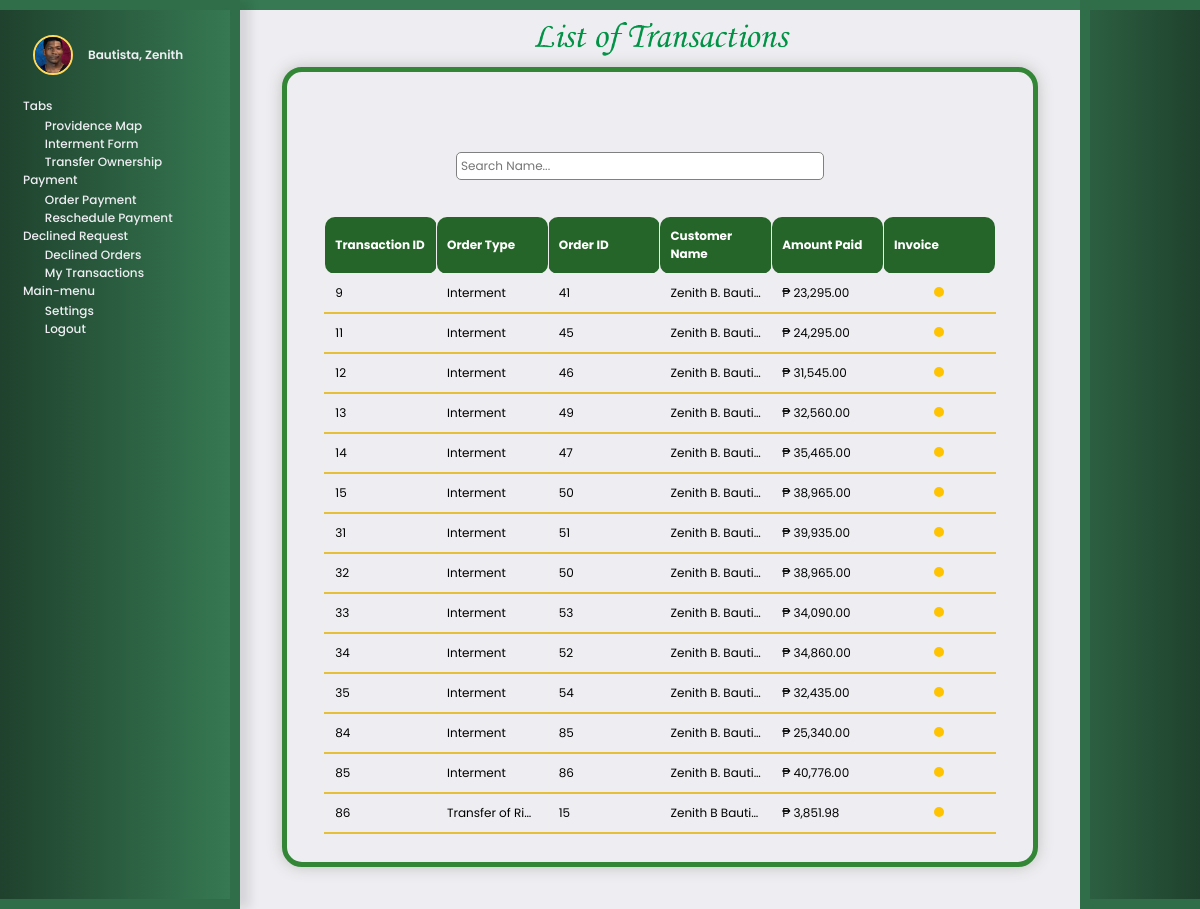
The page /customertransaction.php?Id=13 on the database its author committed.
### tables this page shows
CREATE TABLE `tbl_accounts` (
  `ACCOUNT_ID` int(11) NOT NULL,
  `NAME` varchar(50) NOT NULL,
  `EMAIL` varchar(100) NOT NULL,
  `LASTNAME` varchar(100) NOT NULL,
  `FIRSTNAME` varchar(100) NOT NULL,
  `MIDDLENAME` varchar(100) NOT NULL,
  `PASSWORD` varchar(50) NOT NULL,
  `CONTACT` varchar(50) NOT NULL,
  `ADDRESS` longtext NOT NULL,
  `POSITION` varchar(60) NOT NULL,
  `PROFILE` varchar(100) NOT NULL
);

CREATE TABLE `tbl_transaction` (
  `TRANSACTION_ID` int(11) NOT NULL,
  `ORDER_ID` varchar(1000) NOT NULL,
  `ORDER_TYPE` varchar(1000) NOT NULL,
  `CUSTOMER_ID` int(11) NOT NULL,
  `CUSTOMER_NAME` varchar(1000) NOT NULL,
  `PREPARED_BY` varchar(1000) NOT NULL,
  `PAYMENT_PRICE` varchar(1000) NOT NULL,
  `INVOICE_FILE` varchar(1000) NOT NULL
);

### customertransaction.php (the view, shortened to what this page needs)
<!DOCTYPE html>
<html>
<head>
    <link rel="stylesheet" href="customertransaction.css">
    <link rel="stylesheet" href="customertransaction_mediaquery.css">
    <link rel="stylesheet" href="customersidebar.css" type="text/css" />
</head>
<?php
include 'dbconnection.php';
$account_id = isset($_GET['Id']) ? intval($_GET['Id']) : 0;
if ($account_id > 0) {
    $query = "SELECT * FROM tbl_accounts WHERE ACCOUNT_ID = ?";
    $stmt = $conn->prepare($query);
    $stmt->bind_param("i", $account_id);
    $stmt->execute();
    $result = $stmt->get_result();
    if ($result->num_rows > 0) {
        $account = $result->fetch_assoc();
    } else {
        echo "Account not found.";
        exit;
    }
} else {
    echo "Invalid account ID.";
    exit;
}
?>
<div class="toggle-btn">
</div>
<body>
<?php
include "customeraside.php";
?>
<div class="internmentform">
<h1><img src="pictures/listoftransactions.png" alt=""></h1>
<div class="detailstable">
<model-viewer id="myModelViewer" src="3dmodels/transactions.gltf" alt="A 3D model of a walking character"
    shadow-intensity="3" ar animation-name="animation_name" autoplay="speed: 0.5"
    class="stats3dlogo" camera-orbit="35deg 90deg 5m">
</model-viewer>
<div class="search-bar">
        <input type="text" id="search-input" placeholder="Search Name..." onkeyup="filterTable()">
        <button type="button" onclick="filterTable()"><ion-icon name="search-outline"></ion-icon></button>
    </div>
<?php
include "dbconnection.php";
$sql = "SELECT * FROM tbl_transaction WHERE CUSTOMER_ID = '$account_id'";
$result = mysqli_query($conn, $sql);
echo "
<center>
<table border=1 id='product-table'>
    <thead>
           <th>Transaction ID</th>
            <th>Order Type</th>
            <th>Order ID</th>
            <th>Customer Name</th>
            <th>Amount Paid</th>
            <th>Prepared By</th>
            <th>Invoice</th>
    </thead>
    <tbody>
";
while ($row = mysqli_fetch_assoc($result)) {;
                        echo "
                        <tr class='clickable-row' >
                            <td>" . htmlspecialchars($row['TRANSACTION_ID']) . "</td>
                            <td>" . htmlspecialchars($row['ORDER_TYPE']) . "</td>
                            <td>" . htmlspecialchars($row['ORDER_ID']) . "</td>
                            <td>" . htmlspecialchars($row['CUSTOMER_NAME']) . "</td>
                            <td> ₱ " . htmlspecialchars($row['PAYMENT_PRICE']) . "</td>
                            <td>" . htmlspecialchars($row['PREPARED_BY']) . "</td>
<td style='text-align: center;'>
    <a href='".$row['INVOICE_FILE']."' target='_blank' class='document-link'>
        <ion-icon name='document'></ion-icon>
    </a>
</td>
                            </tr>";
                            }
                            echo "
                            </tbody>
                            </table>
                            </center>
                            ";
?>
</div>
</div>
	<div class="rightbackground">
        <model-viewer id="myModelViewer" src="3dmodels/accountlogorevised.gltf" alt="A 3D model of a walking character"
            shadow-intensity="0.5" ar animation-name="animation_name" autoplay="speed: 0.5"
            class="providence3dlogo" camera-orbit="180deg 90deg 150m">
        </model-viewer>
        <model-viewer id="myModelViewer" src="3dmodels/LOTOWNERTEXT.gltf" alt="A 3D model of a walking character"
            shadow-intensity="3" ar animation-name="animation_name" autoplay="speed: 0.5"
            class="admintext3d" camera-orbit="10deg 90deg 300m" camera-controls>
        </model-viewer>
    </div>
</body>
</html>

### customeraside.php
<aside class="sidebar">
	<div class="logo">
    <?php
    if(empty($account['PROFILE'])) {
        $default_profile_photo = "defaultprofile.jpeg";
        echo '<img src="profilepics/' . $default_profile_photo . '" alt="logo">';
    } else {
        echo '<img src="profilepics/' . htmlspecialchars($account['PROFILE']) . '" alt="logo">';
    }
    ?>
    <h2><?php echo htmlspecialchars($account['LASTNAME'] . ', ' . $account['FIRSTNAME']); ?></h2>
    </div>
        <div class="wrapper">
		<ul class="links">
            <ul>
                <h4>Tabs</h4>
                <li>
                    <span class="material-symbols-outlined"><ion-icon name="folder-outline"></ion-icon></span>
                    <a href="customermap.php?Id=<?php echo urlencode($_GET['Id']); ?>">Providence Map</a>
                </li>
                <li>
                    <span class="material-symbols-outlined"><ion-icon name="document-outline"></ion-icon></span>
                    <a href="intermentform.php?Id=<?php echo urlencode($_GET['Id']); ?>">Interment Form</a>
                </li>
                <li>
                    <span class="material-symbols-outlined"><ion-icon name="send-outline"></ion-icon></span>
                    <a href="transferownership.php?Id=<?php echo urlencode($_GET['Id']); ?>">Transfer Ownership</a>
                </li>
                <h4>Payment</h4>
                <li>
                    <span class="material-symbols-outlined"><ion-icon name="cash-outline"></ion-icon></span>
                    <a href="customerintermentpayment.php?Id=<?php echo urlencode($_GET['Id']); ?>">Order Payment</a>
                </li>
                <li>
                    <span class="material-symbols-outlined"><ion-icon name="calendar-number-outline"></ion-icon></span>
                    <a href="customer_reschedule_intermentpayment.php?Id=<?php echo urlencode($_GET['Id']); ?>">Reschedule Payment</a>
                </li>
                <h4>Declined Request</h4>
                <li>
                    <span class="material-symbols-outlined"><ion-icon name="alert-outline"></ion-icon></span>
                    <a href="customer_declinedinterment.php?Id=<?php echo urlencode($_GET['Id']); ?>">Declined Orders</a>
                </li>
                <li>
                    <span class="material-symbols-outlined"><ion-icon name="file-tray-full-outline"></ion-icon></span>
                    <a href="customertransaction.php?Id=<?php echo urlencode($_GET['Id']); ?>">My Transactions</a>
                </li>
                <h4>Main-menu</h4>
                <li>
				<span class="material-symbols-outlined"><ion-icon name="settings-outline"></ion-icon></span>
                    <a href="accountsettings.php?Id=<?php echo urlencode($_GET['Id']); ?>">Settings</a>
                </li>
                <li class="logout-link">
				<span class="material-symbols-outlined"><ion-icon name="log-out-outline"></ion-icon></span>
                    <a href="index.php">Logout</a>
                </li>
            </ul>
        </div>
    </aside>

### customertransaction_mediaquery.css (style rules this page uses)
:root { --darkgreen:#16423C; --green:#3da542; --semidarkgreen:#266529; --lightgreen:#7fd175; --black:#343131; --lightblack:#CACACA; --pureblack:#191919; --white:#eeeef2; --khaki:#FFF5E0; --yellow:#FFD95A; }
@media (max-width: 1680px) { .stats3dlogo { position: fixed; top: 1%; left: 5%; height: 22%; width: 14%; z-index: 1000; } }
@media (max-width: 1440px) { body { font-size: 14px; } }
@media (max-width: 1440px) { .stats3dlogo { position: fixed; top: 1%; left: 5%; height: 22%; width: 14%; z-index: 1000; } }
@media (max-width: 1280px) { body { font-size: 12px; } }
@media (max-width: 1280px) { .stats3dlogo { position: fixed; top: 1%; left: 5%; height: 22%; width: 14%; z-index: 1000; } }
@media (max-width: 1280px) { .search-bar input { padding: 4px; width: 50%; font-size: 12px; } }
@media (max-width: 1280px) { .search-bar button { font-size: 20px; } }

### customersidebar.css (style rules this page uses)
:root { --darkgreen:#16423C; --green:#3da542; --semidarkgreen:#266529; --lightgreen:#7fd175; --black:#343131; --lightblack:#CACACA; --pureblack:#191919; --white:#eeeef2; --khaki:#FFF5E0; --yellow:#FFD95A; }
@media (max-width: 1760px) { .logo img { width: 57px; height: 57px; } }
@media (max-width: 1760px) { .logo h2 { font-size: 16px; } }
@media (max-width: 1760px) { .sidebar .links { font-size: 16px; margin-top: 0%; } }
@media (max-width: 1600px) { .logo img { width: 55px; height: 55px; } }
@media (max-width: 1600px) { .logo h2 { font-size: 15px; } }
@media (max-width: 1600px) { .sidebar .links { font-size: 15px; margin-top: 0%; } }
@media (max-width: 1366px) { .logo { width: 80%; } }
@media (max-width: 1366px) { .logo img { width: 45px; height: 45px; } }
@media (max-width: 1366px) { .logo h2 { font-size: 14px; } }
@media (max-width: 1366px) { .sidebar { padding-left: 0; } }
@media (max-width: 1366px) { .wrapper { width: 80%; margin-top: 5%; } }
@media (max-width: 1366px) { .sidebar .links { font-size: 14px; margin-top: 0%; padding: 0; width: 100%; } }
@media (max-width: 1366px) { .sidebar .logo { color: #eeeef2; display: flex; align-items: center; padding: 25px 10px 15px; margin-bottom: 1%; } }
@media (max-width: 1366px) { .links h4 { margin-bottom: 1%; } }
@media (max-width: 1366px) { .links li a { padding: 0%; text-align: left; } }
@media (max-width: 1366px) { .links li { padding: 0%; width: 100%; } }
@media (max-width: 1366px) { .links li span { margin-right: 1%; padding-top: 4%; padding-bottom: 4%; transition: all 0.3s ease; } }
@media (max-width: 1280px) { .logo { width: 80%; } }
@media (max-width: 1280px) { .logo img { width: 40px; height: 40px; } }
@media (max-width: 1280px) { .logo h2 { font-size: 12px; } }
@media (max-width: 1280px) { .sidebar { padding-left: 0; } }
@media (max-width: 1280px) { .wrapper { width: 80%; margin-top: 2%; } }
@media (max-width: 1280px) { .sidebar .links { font-size: 12px; margin-top: 0%; padding: 0; width: 100%; } }
@media (max-width: 1280px) { .sidebar .logo { color: #eeeef2; display: flex; align-items: center; padding: 25px 10px 15px; margin-bottom: 1%; } }
@media (max-width: 1280px) { .links h4 { margin-bottom: 1%; } }
@media (max-width: 1280px) { .links li a { padding: 0%; text-align: left; } }
@media (max-width: 1280px) { .links li { padding: 0%; width: 100%; } }
@media (max-width: 1280px) { .links li span { margin-right: 1%; padding-top: 4%; font-size: 13px; padding-bottom: 4%; transition: all 0.3s ease; } }

### rows shown on the page
tbl_accounts: PROFILE (picture), LASTNAME+FIRSTNAME "Bautista, Zenith"
tbl_transaction: TRANSACTION_ID "9", ORDER_TYPE "Interment", ORDER_ID "41", CUSTOMER_NAME "Zenith B. Bauti…", PAYMENT_PRICE "23,295.00"
tbl_transaction: TRANSACTION_ID "11", ORDER_TYPE "Interment", ORDER_ID "45", CUSTOMER_NAME "Zenith B. Bauti…", PAYMENT_PRICE "24,295.00"
tbl_transaction: TRANSACTION_ID "12", ORDER_TYPE "Interment", ORDER_ID "46", CUSTOMER_NAME "Zenith B. Bauti…", PAYMENT_PRICE "31,545.00"
tbl_transaction: TRANSACTION_ID "13", ORDER_TYPE "Interment", ORDER_ID "49", CUSTOMER_NAME "Zenith B. Bauti…", PAYMENT_PRICE "32,560.00"
tbl_transaction: TRANSACTION_ID "14", ORDER_TYPE "Interment", ORDER_ID "47", CUSTOMER_NAME "Zenith B. Bauti…", PAYMENT_PRICE "35,465.00"
tbl_transaction: TRANSACTION_ID "15", ORDER_TYPE "Interment", ORDER_ID "50", CUSTOMER_NAME "Zenith B. Bauti…", PAYMENT_PRICE "38,965.00"
tbl_transaction: TRANSACTION_ID "31", ORDER_TYPE "Interment", ORDER_ID "51", CUSTOMER_NAME "Zenith B. Bauti…", PAYMENT_PRICE "39,935.00"
tbl_transaction: TRANSACTION_ID "32", ORDER_TYPE "Interment", ORDER_ID "50", CUSTOMER_NAME "Zenith B. Bauti…", PAYMENT_PRICE "38,965.00"
tbl_transaction: TRANSACTION_ID "33", ORDER_TYPE "Interment", ORDER_ID "53", CUSTOMER_NAME "Zenith B. Bauti…", PAYMENT_PRICE "34,090.00"
tbl_transaction: TRANSACTION_ID "34", ORDER_TYPE "Interment", ORDER_ID "52", CUSTOMER_NAME "Zenith B. Bauti…", PAYMENT_PRICE "34,860.00"
tbl_transaction: TRANSACTION_ID "35", ORDER_TYPE "Interment", ORDER_ID "54", CUSTOMER_NAME "Zenith B. Bauti…", PAYMENT_PRICE "32,435.00"
tbl_transaction: TRANSACTION_ID "84", ORDER_TYPE "Interment", ORDER_ID "85", CUSTOMER_NAME "Zenith B. Bauti…", PAYMENT_PRICE "25,340.00"
tbl_transaction: TRANSACTION_ID "85", ORDER_TYPE "Interment", ORDER_ID "86", CUSTOMER_NAME "Zenith B. Bauti…", PAYMENT_PRICE "40,776.00"
tbl_transaction: TRANSACTION_ID "86", ORDER_TYPE "Transfer of Ri…", ORDER_ID "15", CUSTOMER_NAME "Zenith B Bauti…", PAYMENT_PRICE "3,851.98"
